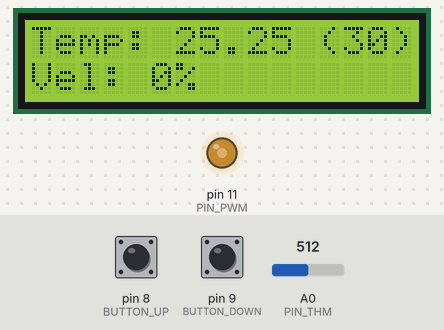
Simulated run of this sketch. Board: Arduino Uno, built with avr-gcc and run on an emulated ATmega328P. Shown: 16×2 character LCD, output pins drawn as LEDs (lit = HIGH). The test bench sets the inputs (shaded band); at power-on: A0 (PIN_THM) = 512, pin 8 (BUTTON_UP) HIGH, pin 9 (BUTTON_DOWN) HIGH. What the sketch prints to the serial monitor is not drawn.

Above: at 1.2 s.
1.3 s: A0 (PIN_THM) set to 306
At 2.33 s:
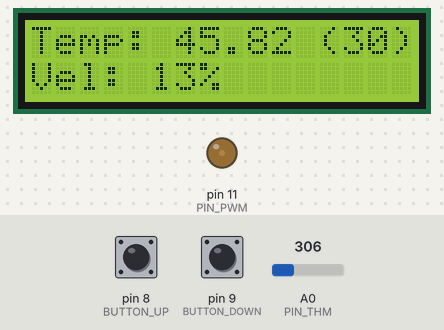
3.2 s: A0 (PIN_THM) set to 122
At 3.48 s:
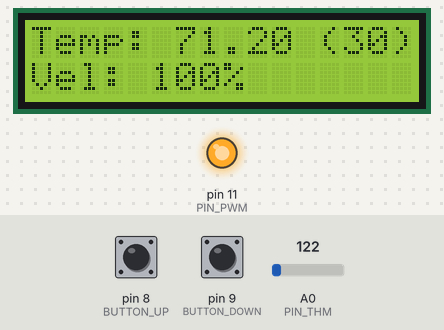
6.2 s: pin 8 (BUTTON_UP) pulled LOW for 0.15 s
At 6.54 s:
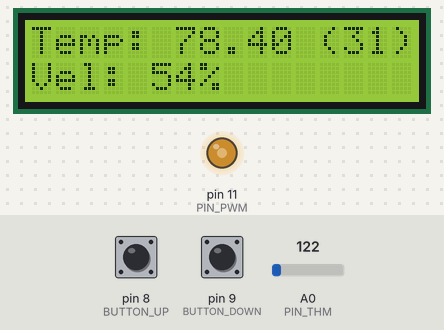
6.9 s: pin 9 (BUTTON_DOWN) pulled LOW for 0.15 s
At 7.51 s:
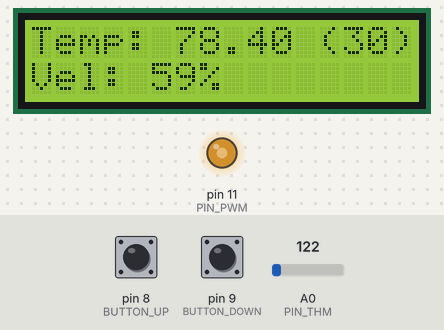
7.6 s: pin 8 (BUTTON_UP) pulled LOW for 1 s
At 7.83 s:
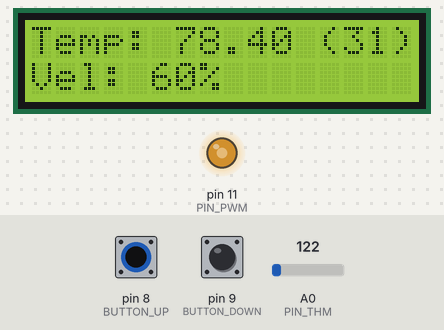
9.2 s: A0 (PIN_THM) set to 0
At 10.0 s:
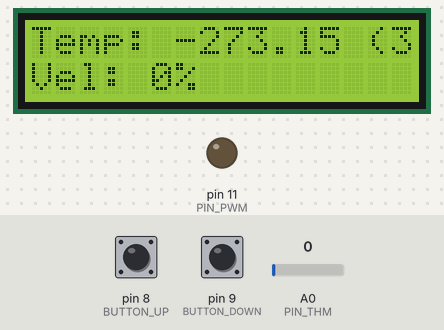
Timing chart, 0 to 12.0 s (numbered marks = the images above; inputs shaded):
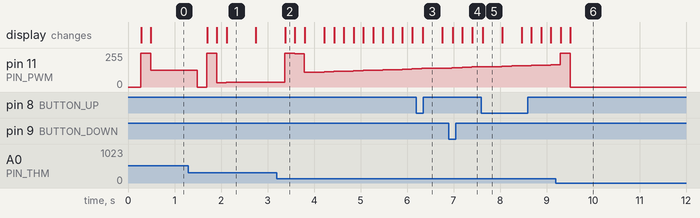

The sketch:

fan_controller.ino
```cpp
#include <LiquidCrystal.h>
#include <Wire.h>
#include <EEPROMex.h>    //https://github.com/thijse/Arduino-Libraries/tree/master/EEPROMEx
#include <PID_v1.h>
#include <PID_AutoTune_v0.h>


#define VERSION              1.1
#define UP                   1
#define DOWN                 2
#define TIME_BUTTON_SHORT    500
#define TIME_BUTTON_LONG     1000

#define THERMISTORNOMINAL    100000                // resistance at 25 degrees C
#define TEMPERATURENOMINAL   25                    // temp. for nominal resistance (almost always 25 C)
#define BCOEFFICIENT         3950                  // The beta coefficient of the thermistor (usually 3000-4000)
#define SERIESRESISTOR       98700                 // the value of the 'other' resistor
#define NUMSAMPLES           20                    // how many samples to take and average, more takes longer
int samples[NUMSAMPLES];


//pin out
#define LCD_DATA_7      2
#define LCD_DATA_6      3
#define LCD_DATA_5      4
#define LCD_DATA_4      5
#define LCD_DATA_E      6
#define LCD_DATA_RS     7
#define BUTTON_UP       8
#define BUTTON_DOWN     9
#define PIN_THM         0
#define PIN_PWM         11

//EEPROM
#define ADDR_FLOAT_VERSION    0
#define ADDR_DOUBLE_KP        5
#define ADDR_DOUBLE_KI        10
#define ADDR_DOUBLE_KD        15
#define ADDR_DOUBLE_SETPOINT  20


//byte version;
const double default_kp=2,
             default_ki=0.5,
             default_kd=2,                                //default PID parameters
             default_setpoint=30;
double  input,
        output,
        setpoint,
        kp,
        ki,
        kd;
boolean tuning = false;

unsigned long serialTime,
              lcdTime,
              buttonUpTime,
              buttonDownTime,
              startTime;
//unsigned int tempRecord[NUM_RECORD], fanRecord[NUM_RECORD], indexRecord;


/*
byte ATuneModeRemember=2;
double outputStart=5;
double aTuneStep=50, aTuneNoise=1, aTuneStartValue=100;
unsigned int aTuneLookBack=20;
unsigned long  modelTime;
*/

LiquidCrystal  lcd      (LCD_DATA_RS, LCD_DATA_E, LCD_DATA_4, LCD_DATA_5, LCD_DATA_6, LCD_DATA_7);
PID            myPID    (&input, &output, &setpoint, default_kp, default_ki, default_kd, REVERSE);//DIRECT);
PID_ATune      aTune    (&input, &output);


void setup() {
  Serial.begin(9600);
  Serial.println("init...");

  lcd.begin(2,16);
  lcd.home();
  lcd.print("init...");

  pinMode(BUTTON_UP,   INPUT_PULLUP);
  pinMode(BUTTON_DOWN, INPUT_PULLUP);

  serialTime      = 0;
  lcdTime         = 0;
  startTime       = 0;
  buttonUpTime    = 0;
  buttonDownTime  = 0;

  if (EEPROM.readFloat(ADDR_FLOAT_VERSION) == VERSION){
    Serial.println("restoring EEPROM values");
    setpoint = EEPROM.readDouble(ADDR_DOUBLE_SETPOINT);
    kp       = EEPROM.readDouble(ADDR_DOUBLE_KP);
    ki       = EEPROM.readDouble(ADDR_DOUBLE_KI);
    kd       = EEPROM.readDouble(ADDR_DOUBLE_KD);

  } else {
    Serial.println("setting default PID values");
    setpoint = default_setpoint;
    kp       = default_kp;
    ki       = default_ki;
    kd       = default_kd;
  }

  Serial.print("setpoint: ");Serial.print(setpoint); Serial.print(" Kp: "); Serial.print(kp); Serial.print(" ki: "); Serial.print(ki); Serial.print(" Kd: "); Serial.print(kd);
  myPID.SetTunings(kp,ki,kd);
  myPID.SetMode(AUTOMATIC);    //set mode automatic (on) manual (off)


  //restore default
  if ( digitalRead(BUTTON_UP)==LOW && digitalRead(BUTTON_DOWN)==LOW){
    Serial.println("restoring default PID values");
    setpoint = default_setpoint;
    kp       = default_kp;
    ki       = default_ki;
    kd       = default_kd;
    EEPROM.writeDouble(ADDR_DOUBLE_KP, kp);
    EEPROM.writeDouble(ADDR_DOUBLE_KI, ki);
    EEPROM.writeDouble(ADDR_DOUBLE_KD, kd);
    EEPROM.writeDouble(ADDR_DOUBLE_SETPOINT, setpoint);
    EEPROM.writeFloat(ADDR_FLOAT_VERSION, VERSION);

  } else {
    //autotunning
    if ( digitalRead(BUTTON_UP)==LOW){
      aTune.SetOutputStep(10);
      aTune.SetControlType(1);
      aTune.SetNoiseBand(0.8);
      aTune.SetLookbackSec(20);

      tuning = true;

      lcd.clear();
      lcd.home();
      lcd.print("tuning...");
      Serial.println("tuning...");
    }
  }
}


void loop() {
  //Serial.println(millis()-now);
  //now   = millis();                  //overflows in ~ 50 days!!
  input = adc2temp();                //read current temperature in ºC

  if(tuning){
    if ( aTune.Runtime() != 0 ){
      kp = aTune.GetKp();
      ki = aTune.GetKi();
      kd = aTune.GetKd();
      EEPROM.writeDouble(ADDR_DOUBLE_KP, kp);
      EEPROM.writeDouble(ADDR_DOUBLE_KI, ki);
      EEPROM.writeDouble(ADDR_DOUBLE_KD, kd);
      EEPROM.writeFloat(ADDR_FLOAT_VERSION,VERSION);
      myPID.SetTunings(kp,ki,kd);

      Serial.print(" Kp: "); Serial.print(kp); Serial.print(" ki: "); Serial.print(ki); Serial.print(" Kd: "); Serial.print(kd);

      tuning = false;
    }

  } else {
    myPID.Compute();                   //calculate output
  }

  analogWrite(PIN_PWM,output);       //fan control (default PID output range is between 0-255)

  switch(checkButtons()){
    case UP:
      setpoint++;
      EEPROM.writeDouble(ADDR_DOUBLE_SETPOINT, setpoint);
      break;

    case DOWN:
      setpoint--;
      EEPROM.writeDouble(ADDR_DOUBLE_SETPOINT, setpoint);
      break;
  }


  //update LCD if needed

  if(millis() > lcdTime) {
    if(!tuning){
      //lcd.clear();
      lcd.home();
      lcd.print("Temp: "); lcd.print ( input ); lcd.print ( " (" ); lcd.print((int)setpoint); lcd.print ( ") " );
      lcd.setCursor ( 0, 1 );
      lcd.print("Vel: "); lcd.print ( map(output,0,255,0,100) ); lcd.print ( "%    " );

    } else {
      lcd.setCursor ( 0, 1 );
      lcd.print("S"); lcd.print((int)setpoint); lcd.print(" T"); lcd.print ( (int)input ); lcd.print(" V"); lcd.print ( output );//map(output,0,255,0,100) );
    }

    //serialTime+=500;
    lcdTime = millis() + 200;
  }

  //send with processing if it's time
  if(millis() > serialTime) {
    Serial.print("setpoint: ");Serial.print(setpoint); Serial.print(" ");
    Serial.print("input: ");Serial.print(input); Serial.print(" ");
    Serial.print("output: ");Serial.println(output);
    serialTime = millis() + 1000;
  }


  //helps firt start
  if ( output<15 && millis()>startTime ){
    Serial.println("Help start...");
    analogWrite(PIN_PWM,0x7F);
    delay(1000);
    analogWrite(PIN_PWM,output);

    startTime = millis() + 300000;  // ~5min
  }
}


byte checkButtons(){
  if (digitalRead(BUTTON_UP) == LOW) {
    Serial.println(buttonUpTime);
    if (buttonUpTime == 0) {
      Serial.println("Button up");
      delay(15);
      buttonUpTime = millis() + TIME_BUTTON_LONG;
      return UP;

    } else if (millis() > buttonUpTime){
      Serial.println("Button up");
      buttonUpTime += TIME_BUTTON_SHORT;
      return UP;
    }

  } else {
    buttonUpTime = 0;
  }

  if (digitalRead(BUTTON_DOWN) == LOW) {
    if (buttonDownTime == 0) {
      Serial.println("Button down");
      delay(15);
      buttonDownTime = millis() + TIME_BUTTON_LONG;
      return DOWN;

    } else if (millis() > buttonDownTime){
      Serial.println("Button down");
      buttonDownTime += TIME_BUTTON_SHORT;
      return DOWN;
    }

  } else {
    buttonDownTime = 0;
  }

  return -1;
}


//TODO:Usar librería "https://github.com/jeroendoggen/Arduino-signal-filtering-library" para el filtrado
double adc2temp(){
  uint8_t i,j, kk;
  boolean flag;
  float average;

  // take N samples in a row, with a slight delay
  for (i=0; i<NUMSAMPLES; i++) {
   samples[i] = analogRead(PIN_THM);
   delay(10);
  }

  // average all the samples out
  average = 0;
  for (i=0; i< NUMSAMPLES; i++) {
     average += samples[i];
  }
  average /= NUMSAMPLES;

  // convert the value to resistance
  average = 1023 / average - 1;
  average = SERIESRESISTOR / average;

  double steinhart;
  steinhart = average / THERMISTORNOMINAL;     // (R/Ro)
  steinhart = log(steinhart);                  // ln(R/Ro)
  steinhart /= BCOEFFICIENT;                   // 1/B * ln(R/Ro)
  steinhart += 1.0 / (TEMPERATURENOMINAL + 273.15); // + (1/To)
  steinhart = 1.0 / steinhart;                 // Invert
  steinhart -= 273.15;                         // convert to C

  return steinhart;
}
```

Measured:
- after the input at 1.3 s, the display: first changes after 0.40 s (image 1 shows a later state)
- what the display in image 1 shows lasts 0.7 s, from 2.1 s to 2.8 s
- what the display in image 5 shows lasts 0.4 s, from 7.6 s to 8.0 s
